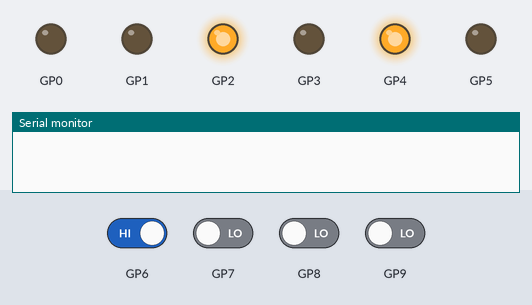
Bench run of a program on a simulated Raspberry Pi Pico. Shown: output pins drawn as LEDs (lit = HIGH), the last lines printed to the serial monitor. The test bench sets the inputs (shaded band); at power-on: GP6 HIGH, GP7–9 LOW.

Above: at 1.2 s.
1.3 s: GP6 driven LOW
At 1.7 s:
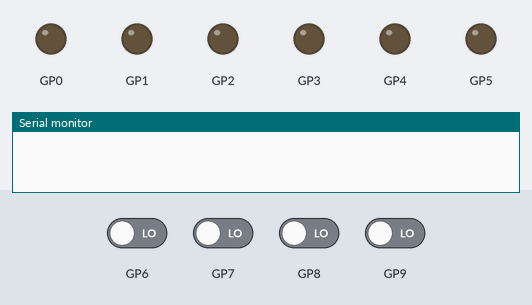
At 2.3 s:
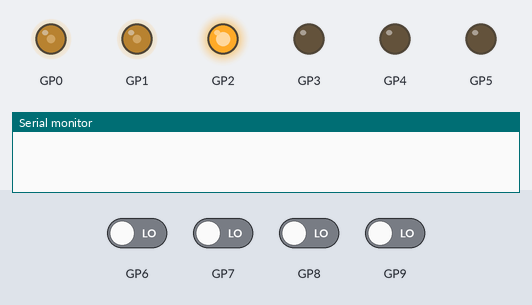
3.3 s: GP6 driven HIGH
At 5.1 s:
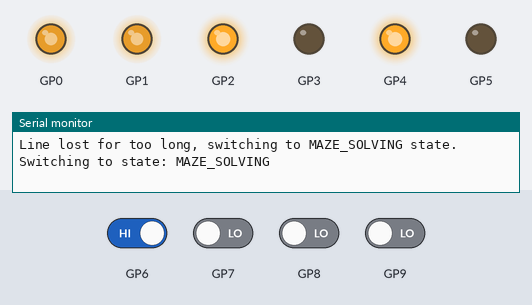
Timing chart, 0 to 6.6 s (numbered marks = the images above; inputs shaded):
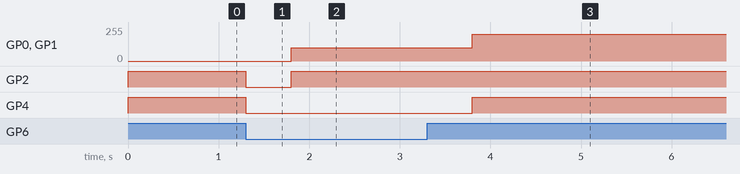

Measured:
- after the input at 1.3 s, GP0, GP1: 0/255 → 100/255 after 0.50 s; GP2: HIGH → LOW at once, → HIGH 0.50 s later; GP4: HIGH → LOW at once
- after the input at 3.3 s, GP0, GP1: 100/255 → 200/255 after 0.50 s; GP4: LOW → HIGH after 0.50 s

The program:

main.cpp
```cpp
#include <Arduino.h>
#include <stdint.h>
#include <L298.h>
#include <HCSR04.h>
#include "IR08H.h"
#include "HW201.h"
#include "../lib/config.h"
#include "PID.h"

enum State {
  LINE_FOLLOWING,
  MAZE_SOLVING,
  RESCUE,
  COMPLETE
};

State currentState = LINE_FOLLOWING;
volatile bool obs_flag = false;
volatile bool object = false;
unsigned long lineLostTime = 0;

HW201 ir_middle(ir_middle_pin);
HW201 ir_left(ir_left_pin);
HW201 ir_right(ir_right_pin);
IR08H obs(obstacle_pin);

L298Pins motorPins = {in1, in2, enA, in3, in4, enB};
L298 motor(motorPins);
int baseSpeed = 200; // Base speed for the motors

double kp = 1.0; // Proportional gain
double ki = 0.1; // Integral gain
double kd = 0.01; // Derivative gain
int weights[] = {-2, 0, 2}; // Line sensor array weights
int sensor_number = sizeof(weights) / sizeof(weights[0]); // Number of sensors
PID pidController(kp, ki, kd, weights, sensor_number); // Initialize PID controller with example values
// Interrupt handler
void obstacleDetected() {
  obs_flag = true;
}

void objectDetected(){
  object = true;
}

void handleLineFollowing(){
  bool leftValue = ir_left.isLine();
  bool rightValue = ir_right.isLine();
  bool middleValue = ir_middle.isLine();

  if(!leftValue && !rightValue && !middleValue) {
    if (lineLostTime == 0) {
      lineLostTime = millis(); // Start the timer when line is lost
    } else if (millis() - lineLostTime > 2000) { // If line is lost for more than 2 seconds
      Serial.println("Line lost for too long, switching to MAZE_SOLVING state.");
      motor.stop(); // Stop the motors
      lineLostTime = 0; // Reset the timer
      currentState = MAZE_SOLVING; // Switch to maze solving state
      Serial.print("Switching to state: ");
      Serial.println(stateToString(currentState));
      return;
    }
  }

  int sensors[] = {leftValue, middleValue, rightValue};

  double correction = pidController.compute(sensors);
  int leftSpeed = baseSpeed + correction;
  int rightSpeed = baseSpeed - correction;
  if (leftSpeed < 0) leftSpeed = 0; // Ensure speed is not negative
  if (rightSpeed < 0) rightSpeed = 0; // Ensure speed is  not negative
  motor.setSpeed(leftSpeed, rightSpeed);
}

// void handleLineFollowing() {
//   bool leftValue = ir_left.isLine();
//   bool rightValue = ir_right.isLine();
//   bool middleValue = ir_middle.isLine();

//   if(!leftValue && !rightValue && !middleValue) {
//     if (lineLostTime == 0) {
//       lineLostTime = millis(); // Start the timer when line is lost
//     } else if (millis() - lineLostTime > 2000) { // If line is lost for more than 2 seconds
//       Serial.println("Line lost for too long, switching to MAZE_SOLVING state.");
//       motor.stop(); // Stop the motors
//       lineLostTime = 0; // Reset the timer
//       currentState = MAZE_SOLVING; // Switch to maze solving state
//       Serial.print("Switching to state: ");
//       Serial.println(stateToString(currentState));
//       return;
//     }
//   }
//   if (middleValue) { // Assuming a threshold for line detection
//     motor.moveForward(200); // Move forward
//   } else if (leftValue) {
//     motor.turnLeft(200); // Turn left
//   } else if (rightValue) {
//     motor.turnRight(200); // Turn right
//   } else {
//     motor.stop(); // Stop if no line detected
//   }
//   delay(100);
// }
void handleObstacle(){
  motor.stop();
  delay(500);
  while(obs.readValue() == LOW){
    motor.turnRight(100);
    delay(1000);
  }
  obs_flag = false; // Reset the obstacle flag
}
void handleMazeSolving() {
  if(obs_flag && !object){
    handleObstacle();
  } else if (object) {
    motor.stop();
    currentState = RESCUE;
    Serial.print("Switching to state: ");
    Serial.println(stateToString(currentState));

    return;
  }
  else if(ir_middle.isLine() && ir_left.isLine() && ir_right.isLine()) {
    delay(1000);
    motor.stop(); // Move forward if all sensors detect the line
    currentState = COMPLETE; // Set state to COMPLETE when the maze is solved
    Serial.print("Switching to state: ");
    Serial.println(stateToString(currentState));

    return;
  }
  else{
    motor.moveForward(200);
  }
}
void handleRescue() {
  // Implement rescue logic here
  // For example, navigate to a specific point or perform a specific action
  Serial.println("Handling rescue operation...");
  // After completing the rescue, switch back to line following or maze solving
  currentState = MAZE_SOLVING; // Or MAZE_SOLVING based on your logic
  Serial.print("Switching to state: ");
  Serial.println(stateToString(currentState));
  return;
}

const char* stateToString(State state) {
  switch (state) {
    case LINE_FOLLOWING: return "LINE_FOLLOWING";
    case MAZE_SOLVING: return "MAZE_SOLVING";
    case RESCUE: return "RESCUE";
    case COMPLETE: return "COMPLETE";
    default: return "UNKNOWN";
  }
}

void setup() {
  Serial.begin(115200);
  motor.begin();
  ir_middle.begin();
  ir_left.begin();
  ir_right.begin();
  obs.begin();

  // Use FALLING to detect transition from HIGH to LOW (obstacle present)
  attachInterrupt(digitalPinToInterrupt(obstacle_pin), obstacleDetected, FALLING);
}

void loop() {
  if (obs_flag) {
    // Handle obstacle avoidance
    handleObstacle();
    return;
  }

  if (currentState == LINE_FOLLOWING) {
    handleLineFollowing();
  }
  else if (currentState == MAZE_SOLVING) {
    handleMazeSolving();  // You’ll define this later
  }
  else if (currentState == RESCUE) {
    handleRescue(); // Handle rescue operations
  }
  else if (currentState == COMPLETE) {
    Serial.println("Operation complete.");
    motor.stop(); // Stop the motors
    while (true); // Halt the program
  }
}
```
